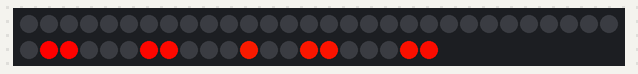
A sketch run on a simulated Arduino Uno, built with avr-gcc and run on an emulated ATmega328P. Parts: 51 RGB LEDs in strip order, left to right, continuing on the next row.

Above: at 0.15 s.
At 9.55 s:
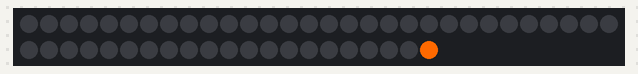
At 19.67 s:
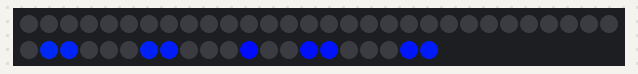
At 28.86 s:
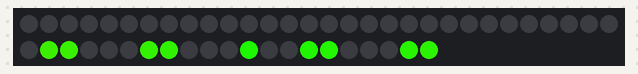
At 39.26 s:
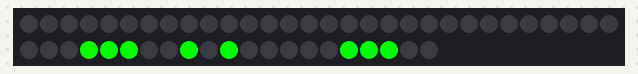

The sketch:

pgm4.ino
```cpp
// Button hängt zwischen PB1 und PB2,
// LEDs an PB0.


#include <Adafruit_NeoPixel.h>
#ifdef __AVR__
#include <avr/power.h>
#endif

#define PIN 0

#define BTN_INPUT 1
#define BTN_GND 2

volatile int mode = -1;//0 macht alles aus... 1-4 sind die Programme

boolean BACK_TO_MAIN = false;

Adafruit_NeoPixel strip = Adafruit_NeoPixel(51, PIN, NEO_GRB + NEO_KHZ800);

#define DELAY_PGM1 10
#define DELAY_PGM2 130
#define DELAY_PGM3 200
#define DELAY_FLASH_PGM4 110

uint32_t orange = strip.Color(255, 105, 0);


/*
programm 4

Fängt an mit Lauflicht farblich wie bisher. Immer nur 1-2 lichter an
lauflicht über
Schenkelblitz:
7,6,5,4,3,2,1 dann vorne im Kostüm hoch und hinten wieder runter,
32,33,34,35,36,37,38,39,40,41,42,43,44,45,46,47,48,49,50. 51.
erst wenn das letzte licht bei 51 im Top hinten angekommen ist fängt das Rainbow pulsing an

es pulsen rainbowfarbein bei hose, es wechseln sich pulsierend ab Sektion A und B:
A:
8,9,18,17
11,12,13,14
B:
29,30,31,20
26,25,24,23

pulsing im Top, es wechseln sich pulsierend ab Sektion A und B
A:
32,33,37,38,51,50,46,45,42

dann Sektion B
34,35,36,39,41,49,48,47,
mit feurigen Grüßen

*/

int pgm4_flash[] = { 7,6,5,4,3,2,1, 32,33,34,35,36,37,38,39,40,41,42,43,44,45,46,47,48,49,50, 51};
int pgm4_rainbowA[] = {32,33,37,38,51,50,46,45,42};
int pgm4_rainbowB[] = {34,35,36,39,41,49,48,47};


void clearLEDs()//alles aus
{
   //alles aus
    for (uint16_t i = 0; i < strip.numPixels(); i++) {
      strip.setPixelColor(i, strip.Color(0, 0, 0));
    }
    strip.show();
}

int mapLED(int i)
{
  if(i<1)
  {
    return 0;
  }

  return i - 1;
}

void pgm4()
{

  rainbow(pgm4_rainbowA,1,sizeof(pgm4_rainbowA)/sizeof(int));
  clearLEDs();
  rainbow(pgm4_rainbowB,1,sizeof(pgm4_rainbowB)/sizeof(int));
  clearLEDs();

  if (BACK_TO_MAIN)
  {
    return;
  }
  //6 Sekunden sind um

  //7 orange, dann 6 orange... das läuft hoch: 7,6,5,4,3,2,1, [32,51], [33,50], [34,49],[35,48],[36,47],[37,46],[38,45][39,44],[40,43],[41,42]
  for (int i = 0; i<sizeof(pgm4_flash)/sizeof(int);i++)
  {
      if(i>0)
      {
        strip.setPixelColor(mapLED(pgm4_flash[i-1]), strip.Color(0, 0, 0)); //off
      }
      strip.setPixelColor(mapLED(pgm4_flash[i]), orange); //orange

    if (BACK_TO_MAIN)
    {
      return;
    }
    strip.show();
    delay(DELAY_FLASH_PGM4);
  }

}

void setup()
{
  clock_prescale_set(clock_div_1);
  strip.begin();
  strip.show(); // Initialize all pixels to 'off'
}


void loop() {
    pgm4();
}


// Input a value 0 to 255 to get a color value.
// The colours are a transition r - g - b - back to r.
uint32_t Wheel(byte WheelPos) {
  WheelPos = 255 - WheelPos;
  if (WheelPos < 85) {
    return strip.Color(255 - WheelPos * 3, 0, WheelPos * 3);
  }
  if (WheelPos < 170) {
    WheelPos -= 85;
    return strip.Color(0, WheelPos * 3, 255 - WheelPos * 3);
  }
  WheelPos -= 170;
  return strip.Color(WheelPos * 3, 255 - WheelPos * 3, 0);
}

void rainbow(int* _leds, uint8_t wait, int count) {
  uint16_t i, j;

  for(j=0; j<256; j++) {
    for(i=0; i<count; i++) {
      //strip.setPixelColor(lednumbers[_leds[i]], Wheel((i+j) & 255));
      strip.setPixelColor(mapLED(_leds[i]), Wheel((i+j) & 255));
    }
    strip.show();
    delay(wait);
  }
}
```
